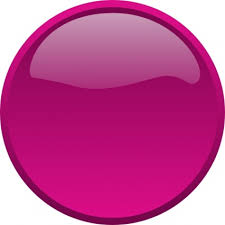
#> input picture shapes.jpg, 225 x 225 px
$ python shape.py   (older library calls are emulated)
#> lines starting #> are read from the running program, lines starting #| are printed output that depends on the picture; after the words box and inside, x2 and y2 are one past the last pixel; in counts of white or black regions, pixels touching at a corner belong together; long printed decimals are rounded
import numpy as np
import cv2

img=cv2.imread('shapes.jpg',1)
#> img is the input picture: shape (225, 225, 3); mean B, G, R 148.6, 79, 195.3

gray=cv2.cvtColor(img,cv2.COLOR_RGB2GRAY)
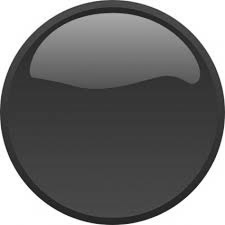
#> gray: shape (225, 225); min 15, max 255, mean 113
thresh=cv2.adaptiveThreshold(gray,255,cv2.ADAPTIVE_THRESH_GAUSSIAN_C,
cv2.THRESH_BINARY,155,1)
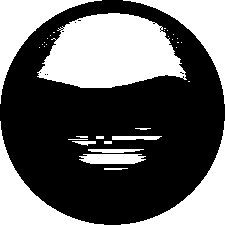
#> thresh: shape (225, 225); 39.5% white; 34 white regions (19 under 20 px)

cv2.imshow("binary",thresh)

_,contours,hierarcy=cv2.findContours(thresh,cv2.RETR_TREE,cv2.CHAIN_APPROX_SIMPLE)
#> contours = 49 contours, 40 with area under 20; largest, box (x1, y1, x2, y2) and area: (37, 13, 187, 88) 7783, (121, 121, 225, 225) 2542, (0, 121, 104, 225) 2542, (123, 0, 225, 104) 2538, (0, 0, 102, 104) 2538


img2=img.copy()

index=-1
thickness=2
color=(255,0,255)

cv2.drawContours(img2,contours,index,color,thickness)
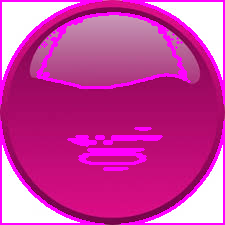
#> img2: shape (225, 225, 3); 12.95% of pixels changed, all inside (x1, y1, x2, y2) = (0, 0, 225, 225)
cv2.imshow("Contours",img2)
objects=np.zeros([img.shape[0],img.shape[1],3],'uint8')

for c in contours:
	cv2.drawContours(objects,[c],-1,color,-1)

	area=cv2.contourArea(c)
	perimeter=cv2.arcLength(c,True)
	M=cv2.moments(c)
	if(int(M['m00'])!=0):
		cx=int(M['m10']/M['m00'])
		cy=int(M['m01']/M['m00'])

		cv2.circle(objects,(cx,cy),4,(0,0,244),-1)
		print("Area:{},perimeter:{}".format(area,perimeter))

		cv2.imshow("Contours",objects)
#> this loop made 49 passes
#> (area, perimeter, cx, cy) on passes 2, 3, 5, 7, 11, 12, 32, 48, 49: (497, 175.5, 111, 158), (117.5, 113.1, 113, 150), (45.5, 51.07, 85, 142), (130.5, 103.1, 134, 137), (2542, 374.5, 199, 199), (2542, 374.5, 24, 199), (7783, 461.3, 110, 52), (2538, 370.5, 199, 24), (2537.5, 371.1, 24, 24)
#| Area:17.5,perimeter:47.414
#| Area:497.0,perimeter:175.456
#| Area:117.5,perimeter:113.071
#| Area:14.0,perimeter:18.0
#| Area:45.5,perimeter:51.071
#| Area:130.5,perimeter:103.071
#| Area:14.0,perimeter:18.0
#| Area:7.5,perimeter:23.414
#> (further printed lines are left out)
#> pass 1, `cv2.imshow("Contours",objects)`:
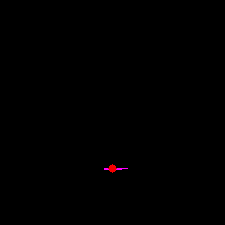
#> window 'Contours': shape (225, 225, 3); mean B, G, R 0.1, 0, 0.4
#> pass 2, `cv2.imshow("Contours",objects)`:
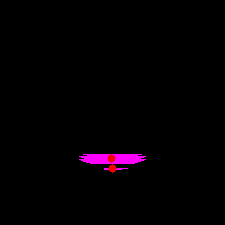
#> window 'Contours': shape (225, 225, 3); mean B, G, R 2.8, 0, 3.3
#> after the loop:
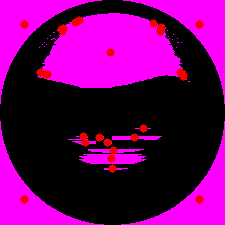
#> objects: shape (225, 225, 3); mean of channels 0, 1, 2 96.6, 0, 102.2; drawn as B, G, R
cv2.waitKey(0)
cv2.destroyAllWindows()
